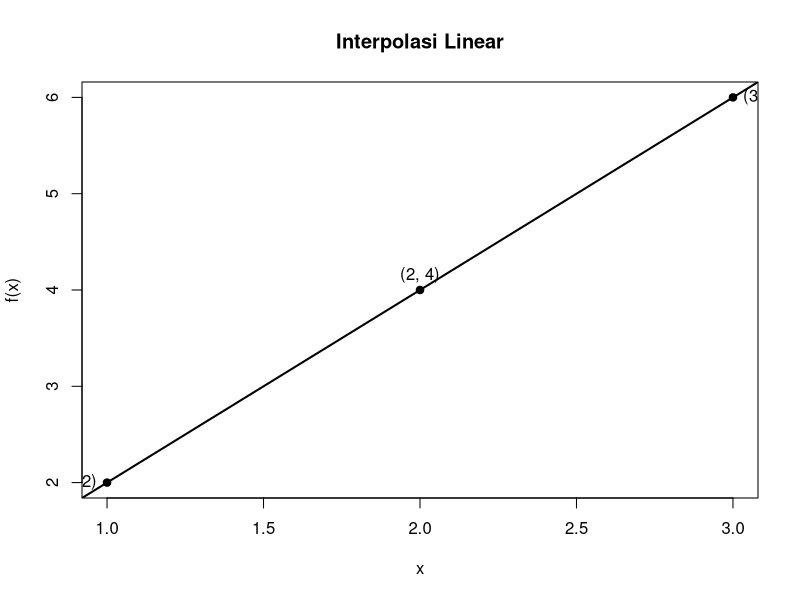
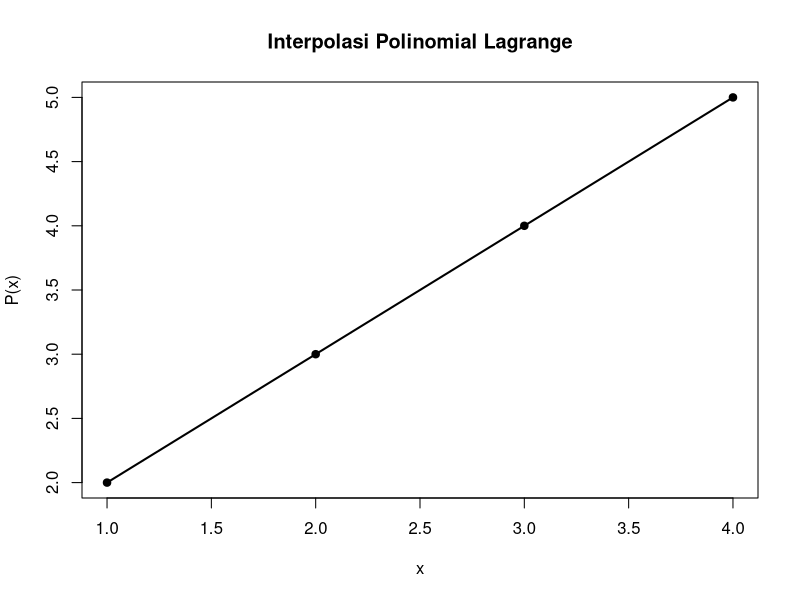
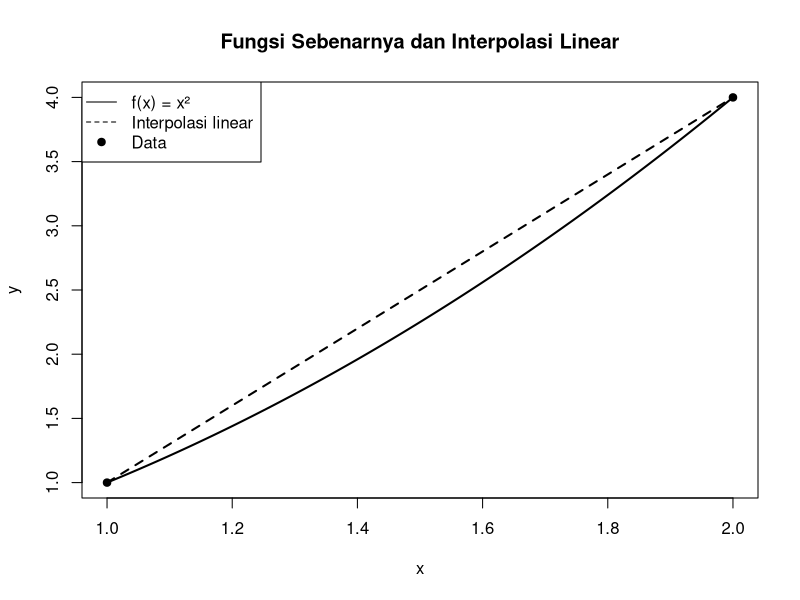
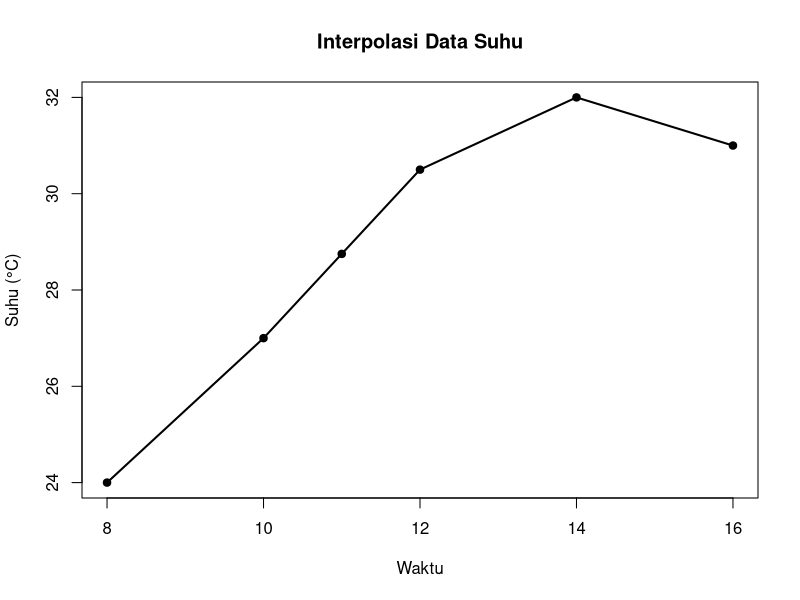

R code for these plots, in order:
## ---- chunk 1
x <- c(1, 3)
y <- c(2, 6)

plot(x, y,
     pch = 19,
     xlab = "x",
     ylab = "f(x)",
     main = "Interpolasi Linear")

abline(lm(y ~ x), lwd = 2)

points(2, 4, pch = 19)

text(1, 2, "(1, 2)", pos = 2)
text(3, 6, "(3, 6)", pos = 4)
text(2, 4, "(2, 4)", pos = 3)
## ---- chunk 2
x0 <- 1
x1 <- 3

y0 <- 2
y1 <- 6

x <- 2

y <- y0 + 
  (y1 - y0)/(x1 - x0) * (x - x0)

y
## ---- chunk 3
interpolasi_linear <- function(x0, y0, x1, y1, x) {
  
  y <- y0 + 
    (y1 - y0)/(x1 - x0) * (x - x0)
  
  return(y)
}
## ---- chunk 4
interpolasi_linear(
  x0 = 1,
  y0 = 2,
  x1 = 3,
  y1 = 6,
  x = 2
)
## ---- chunk 5
lagrange <- function(x_data, y_data, x) {
  
  n <- length(x_data)
  result <- 0
  
  for (i in 1:n) {
    
    L <- 1
    
    for (j in 1:n) {
      
      if (j != i) {
        L <- L * 
          (x - x_data[j]) /
          (x_data[i] - x_data[j])
      }
    }
    
    result <- result + y_data[i] * L
  }
  
  return(result)
}
## ---- chunk 6
x_data <- c(1, 2, 4)
y_data <- c(2, 3, 5)

lagrange(
  x_data,
  y_data,
  x = 3
)
## ---- chunk 7
x_data <- c(1, 2, 4)
y_data <- c(2, 3, 5)

x_grid <- seq(
  min(x_data),
  max(x_data),
  length.out = 300
)

y_grid <- sapply(
  x_grid,
  function(x) lagrange(x_data, y_data, x)
)

plot(
  x_grid,
  y_grid,
  type = "l",
  lwd = 2,
  xlab = "x",
  ylab = "P(x)",
  main = "Interpolasi Polinomial Lagrange"
)

points(
  x_data,
  y_data,
  pch = 19
)

points(
  3,
  lagrange(x_data, y_data, 3),
  pch = 19
)
## ---- chunk 8
divided_difference <- function(x, y) {
  
  n <- length(x)
  
  table <- matrix(
    0,
    nrow = n,
    ncol = n
  )
  
  table[, 1] <- y
  
  for (j in 2:n) {
    
    for (i in 1:(n-j+1)) {
      
      table[i, j] <-
        (table[i+1, j-1] -
           table[i, j-1]) /
        (x[i+j-1] - x[i])
    }
  }
  
  return(table)
}
## ---- chunk 9
x_data <- c(1, 2, 4)
y_data <- c(2, 3, 5)

divided_difference(
  x_data,
  y_data
)
## ---- chunk 10
newton <- function(x_data, y_data, x) {
  
  n <- length(x_data)
  
  dd <- divided_difference(
    x_data,
    y_data
  )
  
  result <- dd[1, 1]
  product <- 1
  
  if (n >= 2) {
    
    for (j in 2:n) {
      
      product <- product *
        (x - x_data[j-1])
      
      result <- result +
        dd[1, j] * product
    }
  }
  
  return(result)
}
## ---- chunk 11
newton(
  x_data = c(1, 2, 4),
  y_data = c(2, 3, 5),
  x = 3
)
## ---- chunk 12
f <- function(x) x^2

x_data <- c(1, 2)
y_data <- f(x_data)

x_grid <- seq(1, 2, length.out = 200)

y_true <- f(x_grid)

y_interp <- sapply(
  x_grid,
  function(x)
    interpolasi_linear(
      1, 1,
      2, 4,
      x
    )
)

plot(
  x_grid,
  y_true,
  type = "l",
  lwd = 2,
  xlab = "x",
  ylab = "y",
  main = "Fungsi Sebenarnya dan Interpolasi Linear"
)

lines(
  x_grid,
  y_interp,
  lwd = 2,
  lty = 2
)

points(
  x_data,
  y_data,
  pch = 19
)

legend(
  "topleft",
  legend = c(
    "f(x) = x²",
    "Interpolasi linear",
    "Data"
  ),
  lty = c(1, 2, NA),
  pch = c(NA, NA, 19)
)
## ---- chunk 13
x <- c(1, 2, 4, 5)
y <- c(2, 3, 5, 8)

approx(
  x,
  y,
  xout = 3
)
## ---- chunk 14
approx(
  x,
  y,
  xout = c(1.5, 2.5, 3, 3.5)
)
## ---- chunk 15
waktu <- c(8, 10, 12, 14, 16)

suhu <- c(
  24.0,
  27.0,
  30.5,
  32.0,
  31.0
)

approx(
  waktu,
  suhu,
  xout = 11
)
## ---- chunk 16
plot(
  waktu,
  suhu,
  pch = 19,
  xlab = "Waktu",
  ylab = "Suhu (°C)",
  main = "Interpolasi Data Suhu"
)

x_grid <- seq(
  min(waktu),
  max(waktu),
  length.out = 300
)

y_grid <- approx(
  waktu,
  suhu,
  xout = x_grid
)$y

lines(
  x_grid,
  y_grid,
  lwd = 2
)

points(
  11,
  approx(
    waktu,
    suhu,
    xout = 11
  )$y,
  pch = 19
)
## ---- chunk 17
x <- c(0, 1, 2, 3, 4)

y <- c(
  1.0,
  2.1,
  4.0,
  7.2,
  10.9
)
